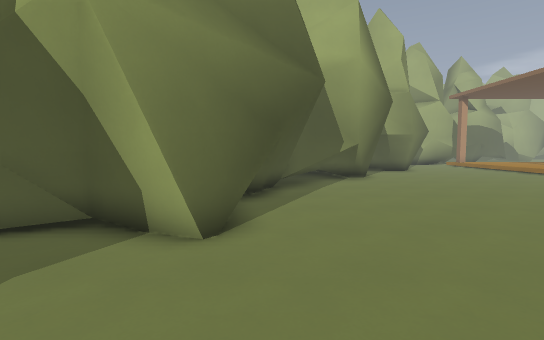
View 1 (above)

22 first-person views from a walk through a level from a Godot 3-D game. The camera is 1.5 m above the floor, tilts 4° down and sees 85° across. The floor is counted in squares, 1 m on a side. Each view is taken from the middle of a square. On the plan, view 1 faces up. The plan holds only what a view shows up to about 15 squares ahead; the rest is blank. The place goes on beyond the plan. Flat picture figures and markers are left out. Characters and animated objects are not drawn.

View 2
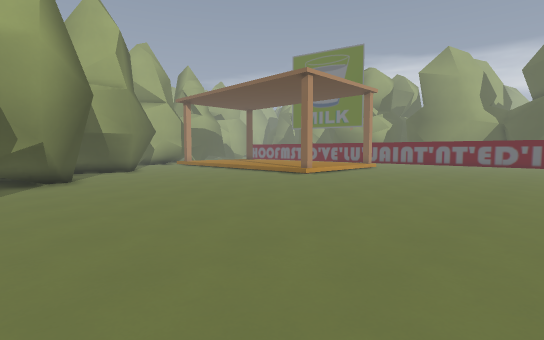

View 3
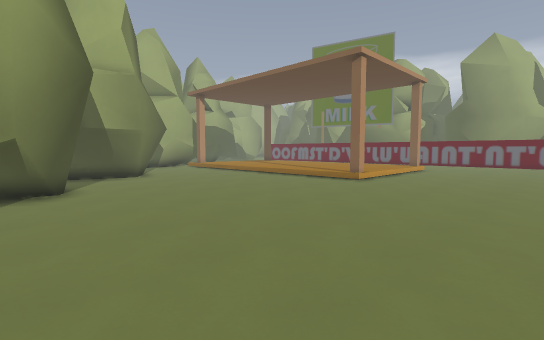

View 4
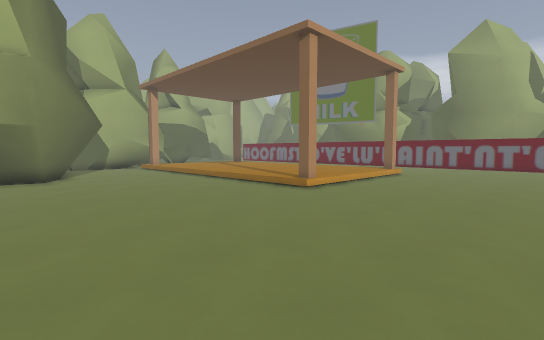

View 5
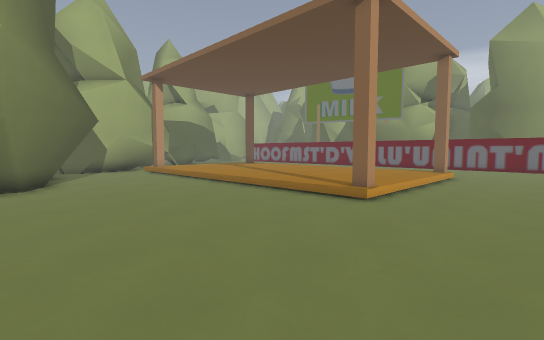

View 6
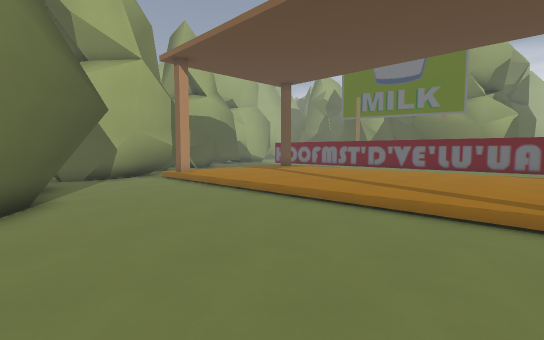

View 7
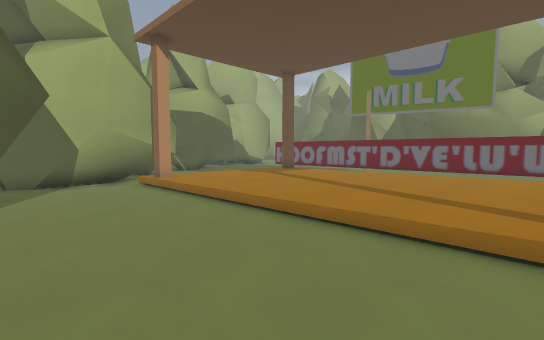

View 8
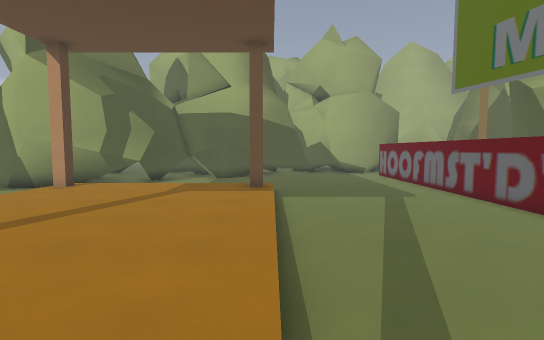

View 9
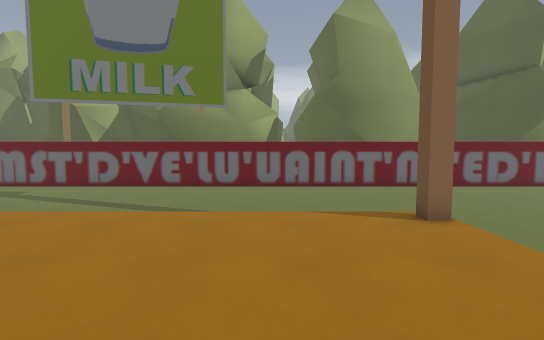

View 10
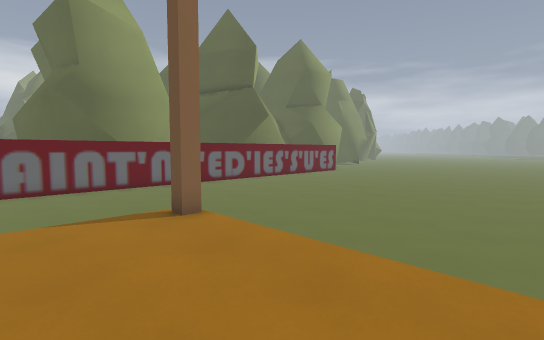

View 11
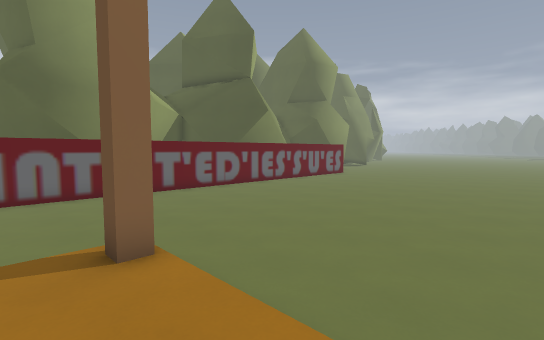

View 12
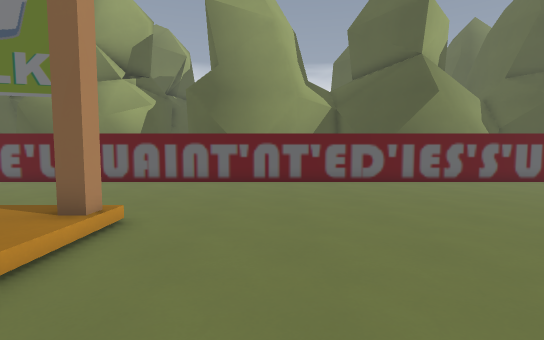

View 13
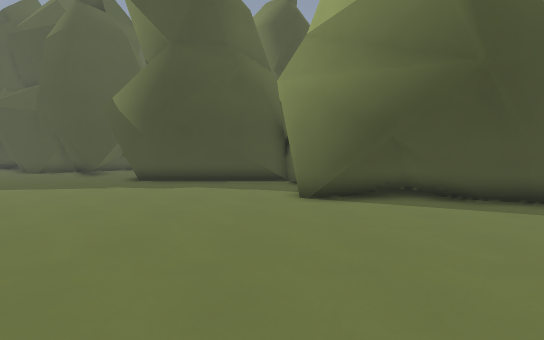

View 14
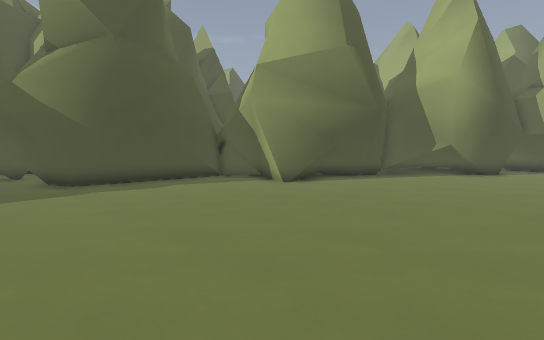

View 15
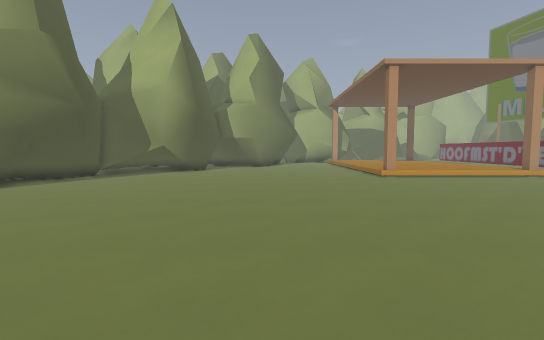

View 16
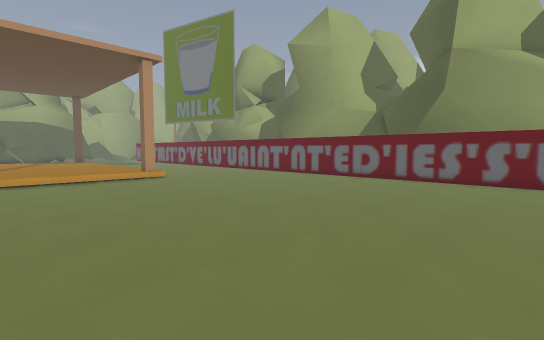

View 17
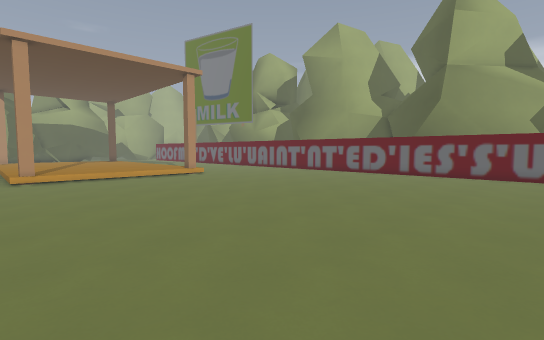

View 18
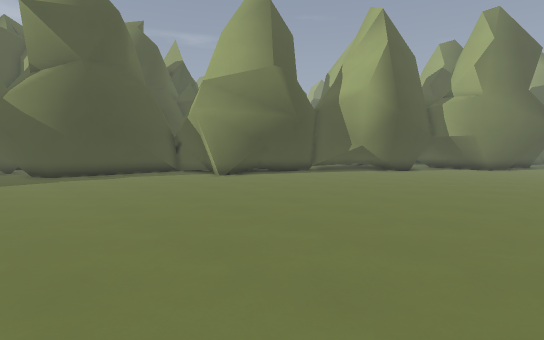

View 19
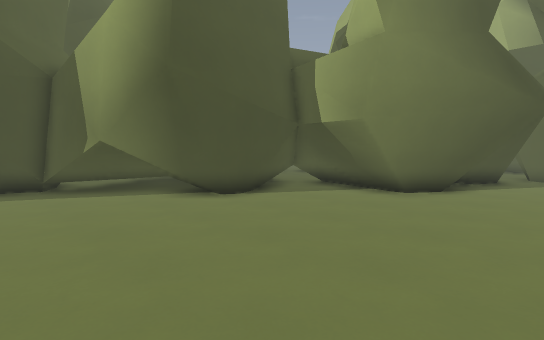

View 20
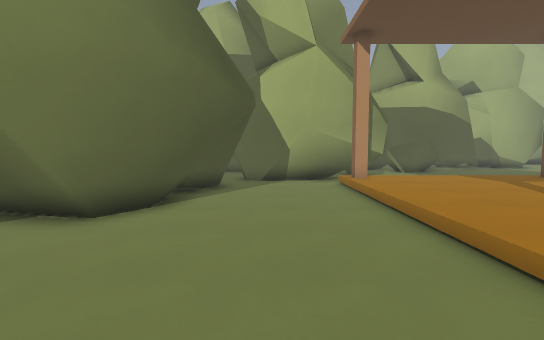

View 21
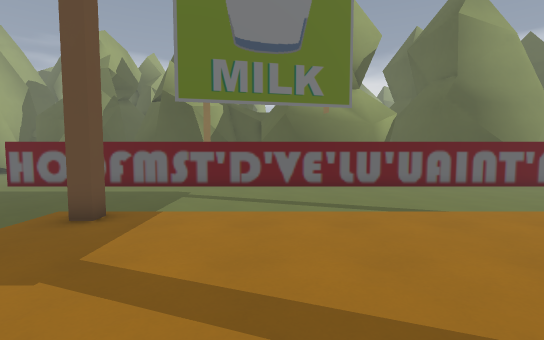

View 22
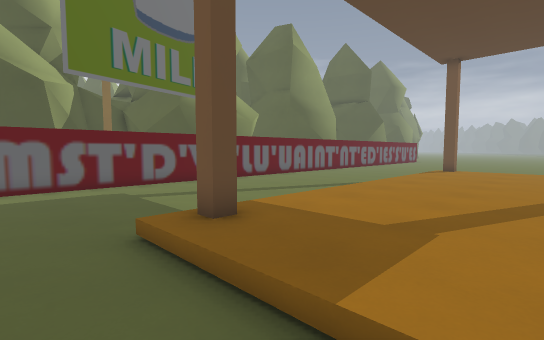

### Floor plan
Key: @ floor where view 1 was taken; # wall or solid block; . main floor; : floor 0.25 m higher than the main floor; / step, stairs or slope.
Columns run from 8 left of view 1 to 33 right of it. Each row starts with its distance up from view 1.
 29                          ###.  ..........#
 28                    ########   ...........#
 27                    #..##//////////.......#
 26                    #....//:::::://.......#
 25                    #..../::::::::/.......#
 24                    #..../::::::::/.......#
 23                   ##..../::::::::/.......#
 22                   ##..../::::::::/.......#
 21                  ##...../::::::::/.......#
 20                 ###...../::::::::/.......#
 19               ####....../::::::::/.......#
 18              ##........./::::::::/.......#
 17              ##........./::::::::/.......#
 16              #........../::::::::/ ......#
 15             ##........../::::::::/ ......#
 14            ###........../::::::::/ ......#
 13           ###.........../::::::::/.......#
 12          ###............//:::::::/.......#
 11         ##..............//////////.......#
 10         ##...............................#
  9         #................................#
  8         #................................#
  7        ##................................#
  6        ##................................#
  5   ######.................................#
  4   #......................................#
  3   ##.....................................#
  2   ##.....................................#
  1    #.....................................#
  0    #....@................................#
 -1   ##.....................................#
 -2   ##.................. ..................#
 -3 ###..................   .................#
 -4 ##..................     ................#
 -5  ..................  . .  .........      #

Positions as (right, up) in squares from view 1, and headings:
1: (0, 0), facing up
2: (2, 0), facing up-right
3: (3, 4), facing up-right
4: (7, 4), facing up-right
5: (8, 7), facing up-right
6: (9, 12), facing up-right
7: (11, 14), facing up-right
8: (25, 14), facing up
9: (18, 15), facing right
10: (18, 15), facing down-right
11: (20, 13), facing down-right
12: (19, 8), facing right
13: (8, 4), facing left
14: (8, -5), facing up-left
15: (10, -5), facing up
16: (18, -4), facing up-right
17: (15, -5), facing up-right
18: (13, -5), facing up-left
19: (13, 10), facing up-left
20: (13, 14), facing up
21: (18, 22), facing right
22: (20, 29), facing down-right
